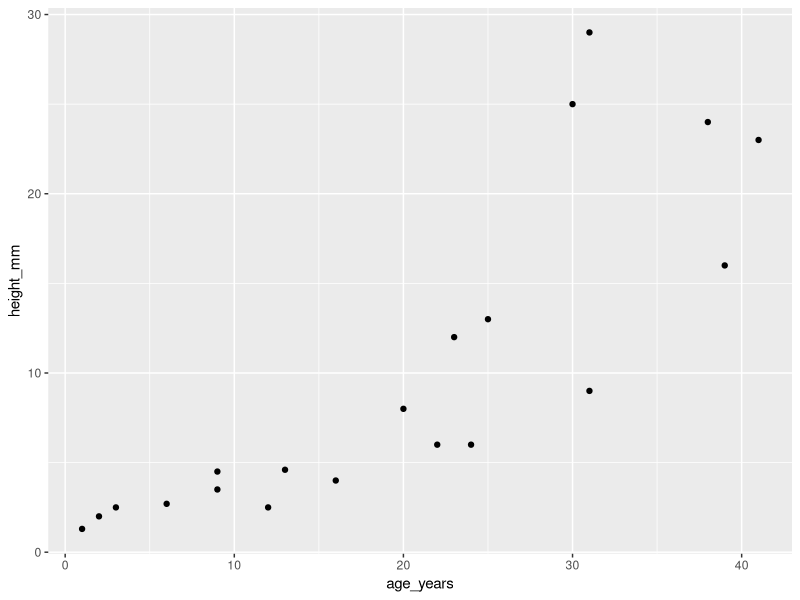
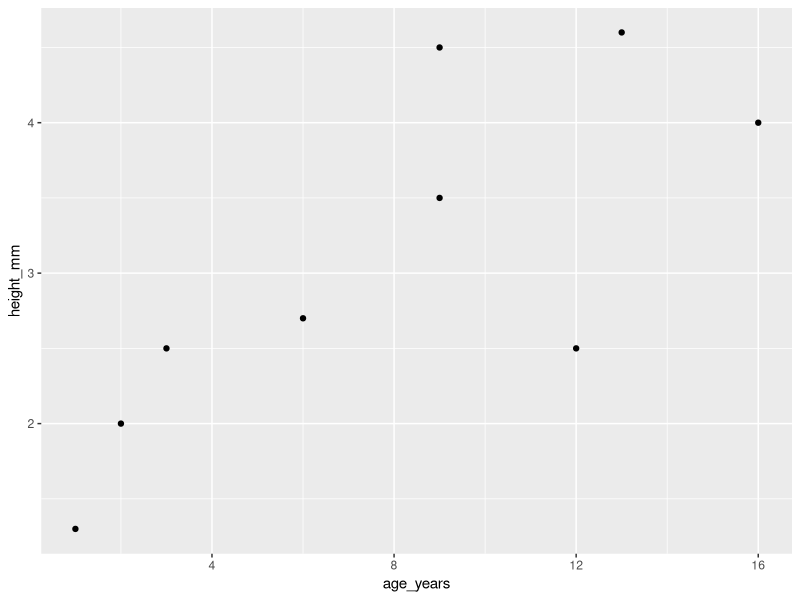
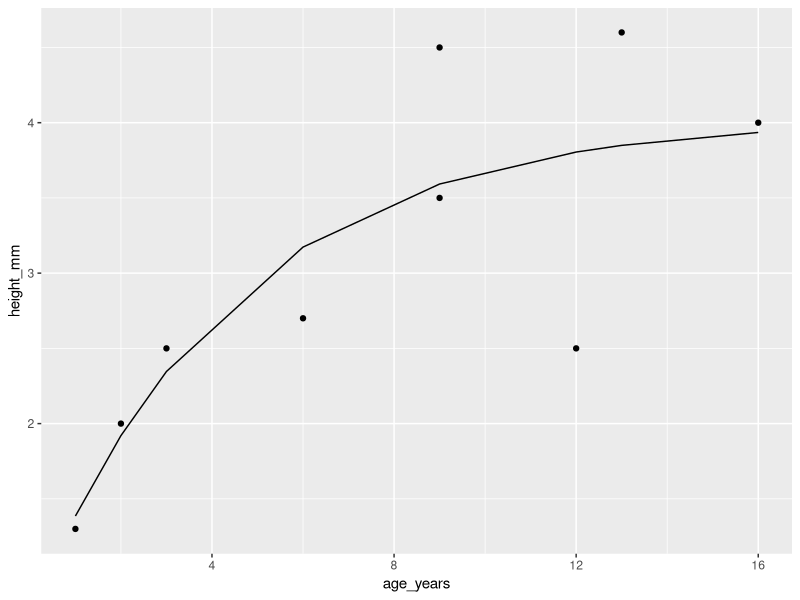

Recreate these plots in R, in order.
library(readxl)
library(ggplot2)
library(dplyr)
Nomber_Age_size <- read_excel("data/Nomber_Age_size.xlsx", sheet = "Лист1")

ggplot(data = Nomber_Age_size, aes(x = age_years, y = height_mm)) + 
  geom_point()

# max_age = 30
max_age = 20

yangsters <- Nomber_Age_size %>% filter(age_years < max_age)
ggplot(data = yangsters, aes(x = age_years, y = height_mm)) + 
  geom_point()

size_fitter <- function(t,A,k,b){
  return(A * (1 - exp(- k * (t + b))))
}

A0 = 10
k0  = 0.11
b0  = 1.863

model <- nls(height_mm ~ size_fitter(age_years,A,k,b),
    data = yangsters,
    start = list(A = A0, k = k0, b = b0),
    #trace = TRUE,
    #control = nls.control(maxiter = 1000)
)
summary(model)

predicted_size = predict(model)
ggplot(data = yangsters, aes(x = age_years, y = height_mm)) + 
  geom_point() + 
  geom_line(data = yangsters, aes(x = age_years, y = predicted_size)
)
